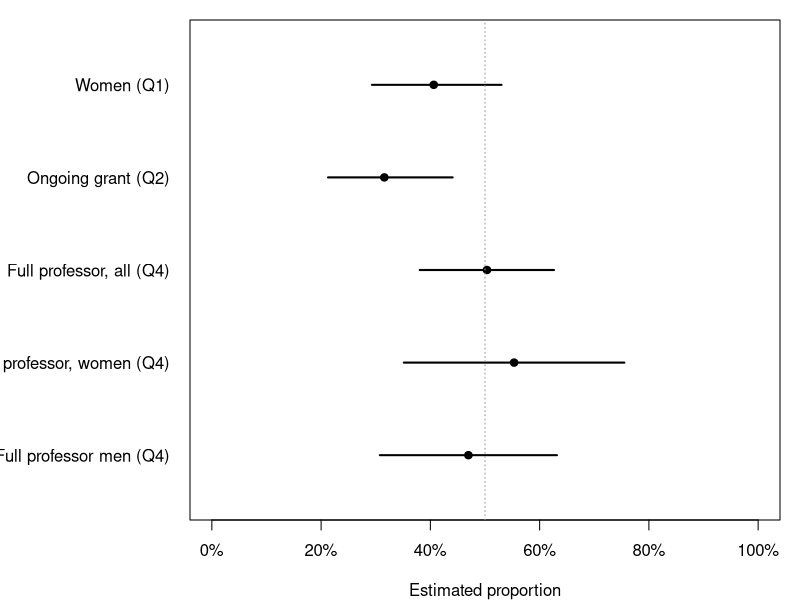

Recreate this plot in R.
## ---- chunk 1
#| label: libraries
#| include: false
library(knitr)
## ---- chunk 2
#| label: allocation
frame <- read.csv("faculty_counts.csv", stringsAsFactors = FALSE)
N <- sum(frame$total_faculty)
n <- 100

# Pool units too small to receive 2 sampled faculty on their own
pool <- list(
  "Military & PE (pooled)" = c("Air Force ROTC", "Army ROTC", "Navy ROTC",
                               "Health, Wellness & Physical Education"),
  "Small languages (pooled)" = c("International Comparative Studies",
                                 "Slavic & Eurasian Studies", "Romance Studies",
                                 "German Studies"),
  "Dance & Theater (pooled)" = c("Dance", "Theater Studies"),
  "Education & Gender Studies (pooled)" = c("Education",
                                            "Gender, Sexuality & Feminist Studies"),
  "Classical & Religious Studies (pooled)" = c("Classical Studies",
                                               "Religious Studies")
)
frame$stratum <- frame$department
for (s in names(pool)) frame$stratum[frame$department %in% pool[[s]]] <- s

strata <- aggregate(total_faculty ~ stratum, data = frame, FUN = sum)
names(strata)[2] <- "N_h"

# Proportional allocation with largest-remainder rounding
strata$exact <- n * strata$N_h / N
strata$n_h <- floor(strata$exact)
short <- n - sum(strata$n_h)
bump <- order(strata$exact - strata$n_h, decreasing = TRUE)[seq_len(short)]
strata$n_h[bump] <- strata$n_h[bump] + 1

# Inclusion probabilities and design weights
strata$pi <- strata$n_h / strata$N_h
strata$weight <- strata$N_h / strata$n_h

stopifnot(sum(strata$n_h) == n, all(strata$n_h >= 2),
          isTRUE(all.equal(sum(strata$n_h * strata$weight), N)))
## ---- chunk 3
#| label: alloc-table
#| echo: false
kable(strata[order(strata$stratum),
             c("stratum", "N_h", "exact", "n_h", "pi", "weight")],
      row.names = FALSE, digits = c(0, 0, 2, 0, 3, 2),
      col.names = c("Stratum", "$N_h$", "$nN_h/N$", "$n_h$",
                    "$\\pi_i = n_h/N_h$", "$1/\\pi_i = N_h/n_h$"),
      caption = "Proportional allocation and design weights by stratum")
## ---- chunk 4
library(survey)
knitr::opts_chunk$set(echo = FALSE, message = FALSE, warning = FALSE)

# Rebuild the strata exactly as in analysis.Rmd (pooled small units)
frame <- read.csv("faculty_counts.csv", stringsAsFactors = FALSE)
pool <- list(
  "Military & PE (pooled)" = c("Air Force ROTC", "Army ROTC", "Navy ROTC",
                               "Health, Wellness & Physical Education"),
  "Small languages (pooled)" = c("International Comparative Studies",
                                 "Slavic & Eurasian Studies", "Romance Studies",
                                 "German Studies"),
  "Dance & Theater (pooled)" = c("Dance", "Theater Studies"),
  "Education & Gender Studies (pooled)" = c("Education",
                                            "Gender, Sexuality & Feminist Studies"),
  "Classical & Religious Studies (pooled)" = c("Classical Studies",
                                               "Religious Studies"))
frame$stratum <- frame$department
for (s in names(pool)) frame$stratum[frame$department %in% pool[[s]]] <- s
N_h <- tapply(frame$total_faculty, frame$stratum, sum)

dat <- read.csv("data.csv", na.strings = c("NA", ""), stringsAsFactors = FALSE)
stopifnot(all(dat$stratum %in% names(N_h)))
n_h <- table(dat$stratum)
dat$N_h <- as.numeric(N_h[dat$stratum])
dat$weight <- dat$N_h / as.numeric(n_h[dat$stratum])
dat$years_since_phd <- ifelse(dat$has_phd %in% 1, 2026 - dat$phd_year, NA)
dat$sex <- factor(dat$female, levels = c(0, 1), labels = c("Men", "Women"))
dat$emeritus <- grepl("meritus", dat$rank_title) | grepl("^Emeritus", dat$notes)
dat$double_listed <- grepl("roster", dat$notes, ignore.case = TRUE) & !dat$emeritus
des <- svydesign(ids = ~1, strata = ~stratum, weights = ~weight,
                 fpc = ~N_h, data = dat)

# helpers for inline numbers
pct <- function(x, d = 1) sprintf("%.*f%%", d, 100 * as.numeric(x))
ci_pct <- function(ci) sprintf("%.1f%% to %.1f%%", 100 * ci[1], 100 * ci[2])

# estimates
d1 <- subset(des, !is.na(female))
q1 <- svyciprop(~female, d1);                        q1_ci <- confint(q1)
d2 <- subset(des, !is.na(ongoing_grant_2026))
q2 <- svyciprop(~ongoing_grant_2026, d2);            q2_ci <- confint(q2)
d3 <- subset(des, has_phd %in% 1 & !is.na(years_since_phd))
q3 <- svymean(~years_since_phd, d3);                 q3_ci <- confint(q3)
q3b <- svyciprop(~I(has_phd == 1), subset(des, !is.na(has_phd)))
q3b_ci <- confint(q3b)
d4 <- subset(des, !is.na(female) & !is.na(full_professor))
q4 <- svyciprop(~full_professor, d4);                q4_ci <- confint(q4)
q4_by <- svyby(~full_professor, ~sex, d4, svymean, vartype = c("se", "ci"),
               covmat = TRUE)
q4_diff <- svycontrast(q4_by, c(-1, 1))
q4_test <- svychisq(~full_professor + sex, d4)
q4_diff_ci <- as.numeric(q4_diff) + c(-1, 1) * 1.96 * as.numeric(SE(q4_diff))

# counts for the text
n_missing <- colSums(is.na(dat[, c("female", "ongoing_grant_2026", "has_phd",
                                   "phd_year", "full_professor")]))
n_phd <- sum(dat$has_phd %in% 1)
n_nophd <- sum(dat$has_phd %in% 0)
n_women <- sum(dat$female %in% 1)
n_men <- sum(dat$female %in% 0)
n_emer <- sum(dat$emeritus)
n_dbl <- sum(dat$double_listed)

# sensitivity: drop emeriti and double-listed faculty from the sample
des2 <- subset(des, !emeritus & !double_listed)
s1 <- svyciprop(~female, subset(des2, !is.na(female)))
s2 <- svyciprop(~ongoing_grant_2026, subset(des2, !is.na(ongoing_grant_2026)))
s3 <- svymean(~years_since_phd, subset(des2, has_phd %in% 1 & !is.na(years_since_phd)))
s4 <- svyciprop(~full_professor, des2)
## ---- chunk 5
res <- data.frame(
  Question = c("1. Women", "2. Ongoing grant in 2026",
               "3. Mean years since Ph.D. (Ph.D. holders)",
               "4a. Full professor, all faculty",
               "4b. Full professor, women",
               "4c. Full professor, men",
               "4d. Difference in full professors (women - men)"),
  Estimate = c(sprintf("%.1f%%", 100 * q1), sprintf("%.1f%%", 100 * q2),
               sprintf("%.1f years", coef(q3)), sprintf("%.1f%%", 100 * q4),
               sprintf("%.1f%%", 100 * q4_by$full_professor[2]),
               sprintf("%.1f%%", 100 * q4_by$full_professor[1]),
               sprintf("%.1f%%", 100 * as.numeric(q4_diff))),
  `95% CI` = c(ci_pct(q1_ci), ci_pct(q2_ci),
               sprintf("%.1f to %.1f years", q3_ci[1], q3_ci[2]),
               ci_pct(q4_ci),
               ci_pct(c(q4_by$ci_l[2], q4_by$ci_u[2])),
               ci_pct(c(q4_by$ci_l[1], q4_by$ci_u[1])),
               sprintf("%.1f%% to %.1f%%", 100 * q4_diff_ci[1], 100 * q4_diff_ci[2])),
  check.names = FALSE)
knitr::kable(res, align = "lrr", caption = "Design-based estimates with 95% confidence intervals (n = 100).")
## ---- chunk 6
est <- c(as.numeric(q1), as.numeric(q2), as.numeric(q4),
         q4_by$full_professor[2], q4_by$full_professor[1])
lo <- c(q1_ci[1], q2_ci[1], q4_ci[1], q4_by$ci_l[2], q4_by$ci_l[1])
hi <- c(q1_ci[2], q2_ci[2], q4_ci[2], q4_by$ci_u[2], q4_by$ci_u[1])
labs <- c("Women (Q1)", "Ongoing grant (Q2)", "Full professor, all (Q4)", "Full professor, women (Q4)", "Full professor men (Q4)")
par(mar = c(4, 9.5, 1, 1))
y <- rev(seq_along(est))
plot(est, y, xlim = c(0, 1), ylim = c(0.5, length(est) + 0.5), pch = 19,
     yaxt = "n", xaxt = "n", xlab = "Estimated proportion", ylab = "")
segments(lo, y, hi, y, lwd = 2)
axis(1, at = seq(0, 1, 0.2), labels = paste0(seq(0, 100, 20), "%"))
axis(2, at = y, labels = labs, las = 1, tick = FALSE)
abline(v = 0.5, lty = 3, col = "grey60")
## ---- chunk 7
sens <- data.frame(
  Question = c("1. Women", "2. Ongoing grant", "3. Mean years since Ph.D.",
               "4a. Full professor, all"),
  `All 100` = c(sprintf("%.1f%%", 100 * q1), sprintf("%.1f%%", 100 * q2),
                sprintf("%.1f", coef(q3)), sprintf("%.1f%%", 100 * q4)),
  `Without emeriti and double-listed` = c(sprintf("%.1f%%", 100 * s1),
                                         sprintf("%.1f%%", 100 * s2),
                                         sprintf("%.1f", coef(s3)),
                                         sprintf("%.1f%%", 100 * s4)),
  check.names = FALSE)
knitr::kable(sens, align = "lrr", caption = sprintf("Sensitivity: excluding the %d emeriti and double-listed faculty (the remaining %d are kept in the design)", n_emer + n_dbl, nrow(dat) - n_emer - n_dbl))
